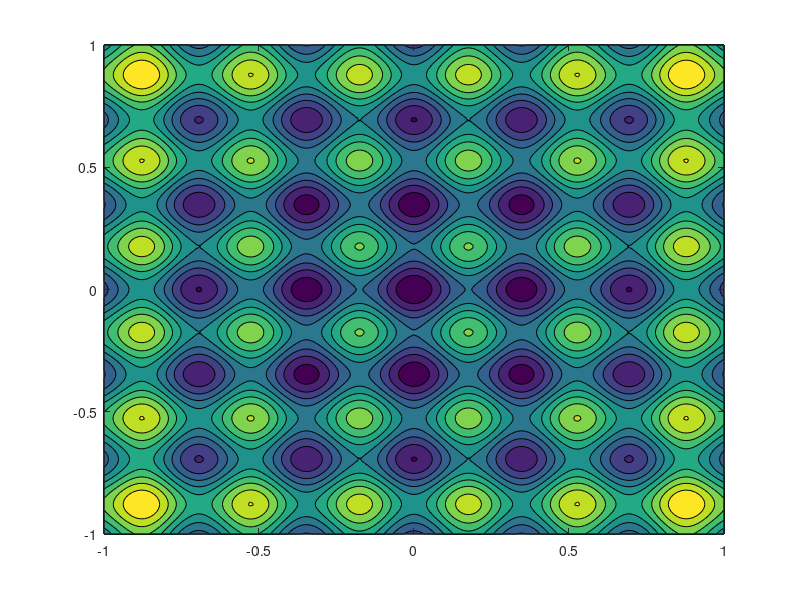

Write MATLAB code to recreate this figure. (Note: this script raises an error after producing the figure.)
%Dla przypadku z zadania 12. Przeanalizuj sytuację, gdy wskazane punkty będą dokładnie jeden pod drugim. Wprowadź konieczne modyfikacje na taką okoliczność.
close all
clear all
clc
f=@(x,y)x.^2+y.^2-cos(18*x)-cos(18*y)+2;
x=-1:0.01:1;
y=-1:0.01:1;
[X Y]=meshgrid(x,y);
z=f(X,Y);
contourf(x,y,z)
[x1 y1]=ginput(2);
hold on
plot(x1,y1,'r-','LineWidth',3)
x1=sort(x1);
y1=sort(y1);

if range(x1)>range(y1)
	p=polyfit(x1,y1,1);
	X1=linspace(x1(1),x1(2),100);
	Y1=f(X1,polyval(p,X1));
	figure
	plot(X1,Y1);
else
	p=polyfit(y1,x1,1);
	Y1=linspace(y1(1),y1(2),100);
	X1=f(polyval(p,Y1),Y1);
	figure;
	plot(Y1,X1);
end